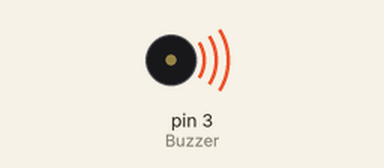
Recording of a sketch running on a simulated Arduino Uno, built with avr-gcc and run on an emulated ATmega328P. On the bench: buzzer (waves = sounding).

Above: at 0.2 s.
At 5.3 s:
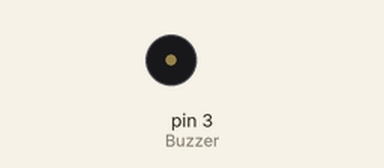
Timing chart, 0 to 7.2 s (numbered marks = the images above):
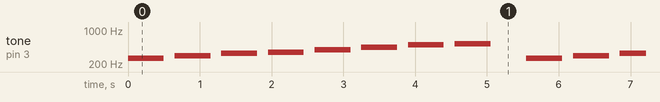

Measured:
- by itself, tone on pin 3 (Buzzer): repeats every 5.6 s: silent 0.15 s, 294 Hz 0.50 s, silent 0.15 s, 330 Hz 0.50 s, silent 0.15 s, 349 Hz 0.50 s, silent 0.15 s, 392 Hz 0.50 s, silent 0.15 s, 440 Hz 0.50 s, silent 0.15 s, 494 Hz 0.50 s, silent 0.15 s, 523 Hz 0.50 s, silent 0.50 s, 262 Hz 0.50 s

The sketch:

P8-Buzzer.ino
```cpp
// Croquis P8-Buzzer.ino

//----- CONSTANTES --------------------------------------------
#define Buzzer 3    // BUZZER raccordé à la ligne d'E/S 3
//----- VARIABLES ---------------------------------------------
int duree = 500;    // durée des notes
int pause = duree * 1.30;   // Pause entre les notes (30 % de plus que la durée des notes)
//--------------- PROCEDURE D'INITIALISATION ------------------
void setup() {
  pinMode(Buzzer, OUTPUT);   // Ligne Buzzer en sortie
}
//--------------- BOUCLE PRINCIPALE ---------------------------
void loop(){
  tone(Buzzer, 262, duree);
  delay(pause);
  tone(Buzzer, 294, duree);
  delay(pause);
  tone(Buzzer, 330, duree);
  delay(pause);
  tone(Buzzer, 349, duree);
  delay(pause);
  tone(Buzzer, 392, duree);
  delay(pause);
  tone(Buzzer, 440, duree);
  delay(pause);
  tone(Buzzer, 494, duree);
  delay(pause);
  tone(Buzzer, 523, duree);
  delay(1000);
}
```
